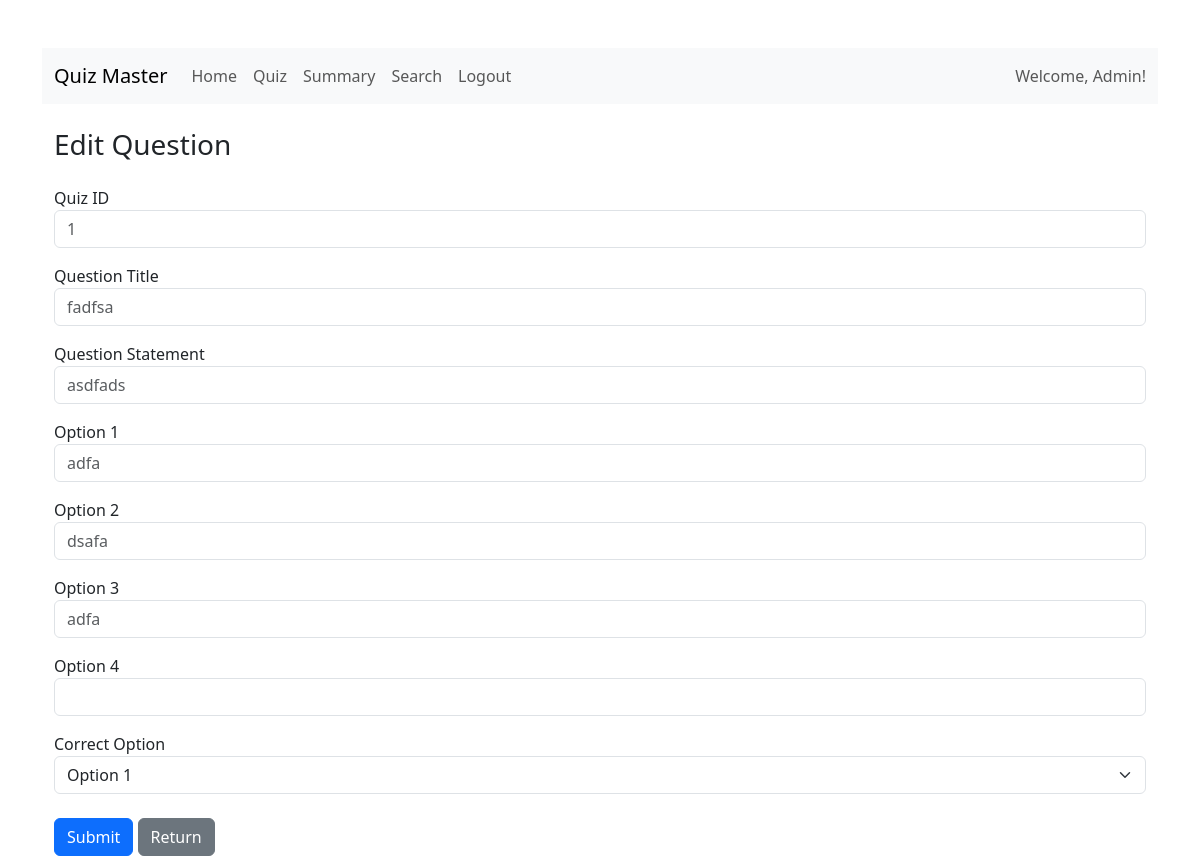
The app's page /editquestion/1 with its own data.
### models/question.py (models this page shows)
class Question(db.Model):
    id = db.Column(db.Integer, primary_key=True)
    quizid = db.Column(db.Integer, db.ForeignKey('quiz.id'), nullable=False)
    questionstatement = db.Column(db.Text, nullable=False)
    questiontitle=db.Column(db.String(150), nullable=False)
    option1 = db.Column(db.String(200))
    option2 = db.Column(db.String(200))
    option3 = db.Column(db.String(200))
    option4 = db.Column(db.String(200))
    correctoption = db.Column(db.String(200))

### app.py (the view, shortened to what this page needs)
@app.route("/editquestion/<int:id>", methods=["GET", "POST"])
def editquestion(id):
    question = Question.query.filter_by(id=id).first()
    if request.method == "GET":
        return render_template("editquestion.html",question=question)

### templates/editquestion.html (shortened to what this page needs)
{% extends "base.html" %}
{% block content %}
<nav class="navbar navbar-expand-lg navbar-light bg-light">
  <div class="container-fluid">
    <a class="navbar-brand" href="{{ url_for('path', role='admin', id=1) }}">Quiz Master</a>
    <div class="collapse navbar-collapse">
      <ul class="navbar-nav me-auto mb-2 mb-lg-0">
        <li class="nav-item"><a class="nav-link" href="{{ url_for('path', role='admin', id=1) }}">Home</a></li>
        <li class="nav-item"><a class="nav-link" href="{{ url_for('quizmanagement') }}">Quiz</a></li>
        <li class="nav-item"><a class="nav-link" href="{{ url_for('adminsummary') }}">Summary</a></li>
        <li class="nav-item"><a class="nav-link" href="{{ url_for('adminsearch') }}">Search</a></li>
        <li class="nav-item"><a class="nav-link" href="{{ url_for('logout') }}">Logout</a></li>
      </ul>
      <span class="navbar-text ms-auto">Welcome, Admin!</span>
    </div>
  </div>
</nav>
<div class="container mt-4">
  <h3 class="mb-4">Edit Question</h3>
  <form method="POST">
    <div class="form-group mb-3">
      <label for="quizid">Quiz ID</label>
      <input type="text" class="form-control" name="quizid" placeholder="{{question.quizid}}">
    </div>
    <div class="form-group mb-3">
      <label for="questiontitle">Question Title</label>
      <input type="text" class="form-control" name="questiontitle" placeholder="{{question.questiontitle}}">
    </div>
    <div class="form-group mb-3">
      <label for="questionstatement">Question Statement</label>
      <input type="text" class="form-control" name="questionstatement" placeholder="{{question.questionstatement}}">
    </div>
    <div class="form-group mb-3">
      <label for="option1">Option 1</label>
      <input type="text" class="form-control" name="option1" placeholder="{{question.option1}}">
    </div>
    <div class="form-group mb-3">
      <label for="option2">Option 2</label>
      <input type="text" class="form-control" name="option2" placeholder="{{question.option2}}">
    </div>
    <div class="form-group mb-3">
      <label for="option3">Option 3</label>
      <input type="text" class="form-control" name="option3" placeholder="{{question.option3}}">
    </div>
    <div class="form-group mb-3">
      <label for="option4">Option 4</label>
      <input type="text" class="form-control" name="option4" placeholder="{{question.option}}">
    </div>
    <div class="form-group mb-4">
      <label for="correctoption">Correct Option</label>
      <select name="correctoption" class="form-select">
        <option value="option1">Option 1</option>
      </select>
    </div>
    <button type="submit" class="btn btn-primary">Submit</button>
    <button type="button" class="btn btn-secondary" onclick="window.location.href='{{ url_for('quizmanagement') }}'">Return</button>
  </form>
</div>
{% endblock %}

### records on screen
Question: quizid "1", questiontitle "fadfsa", questionstatement "asdfads", option1 "adfa", option2 "dsafa", option3 "adfa"
